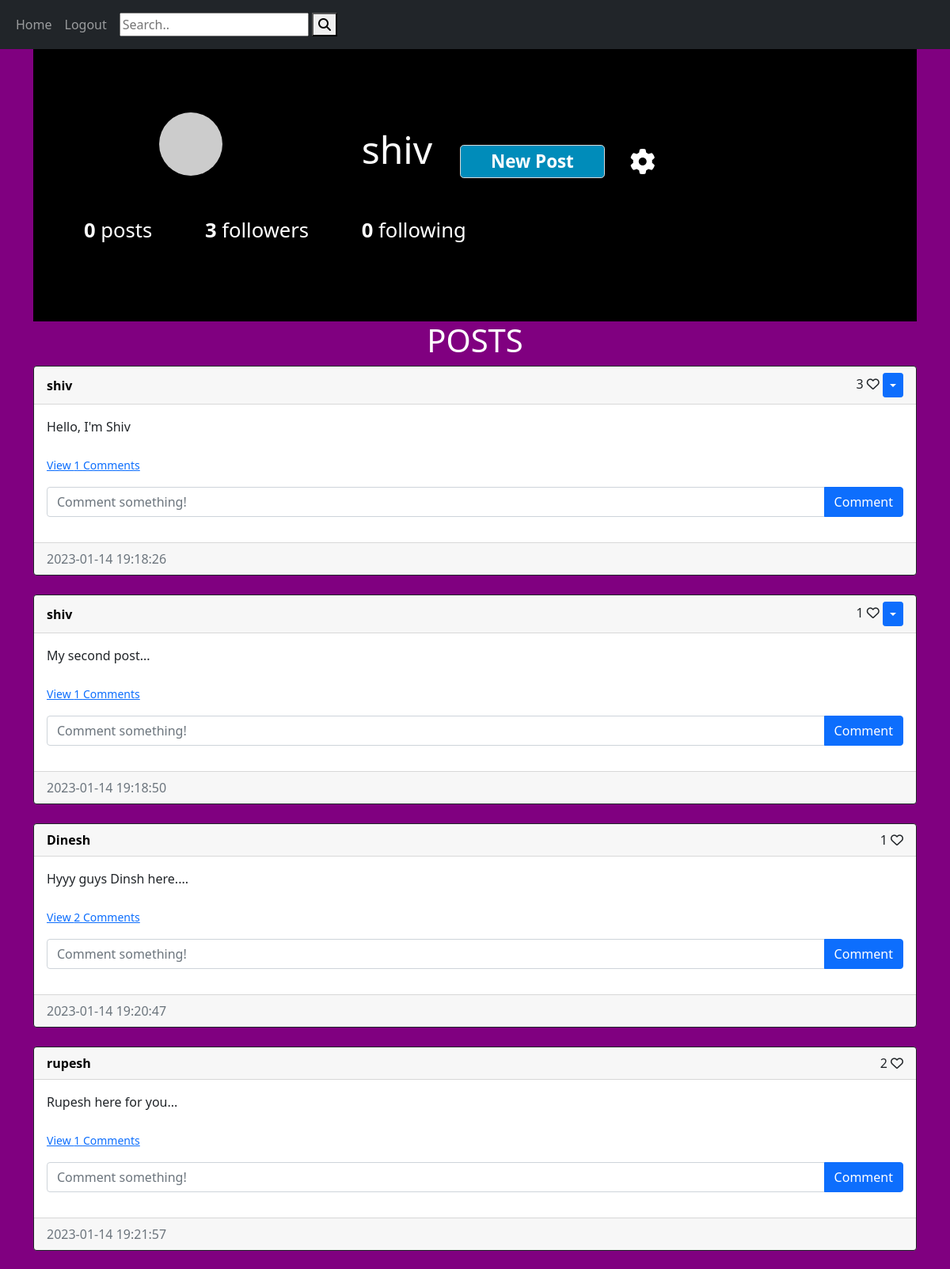
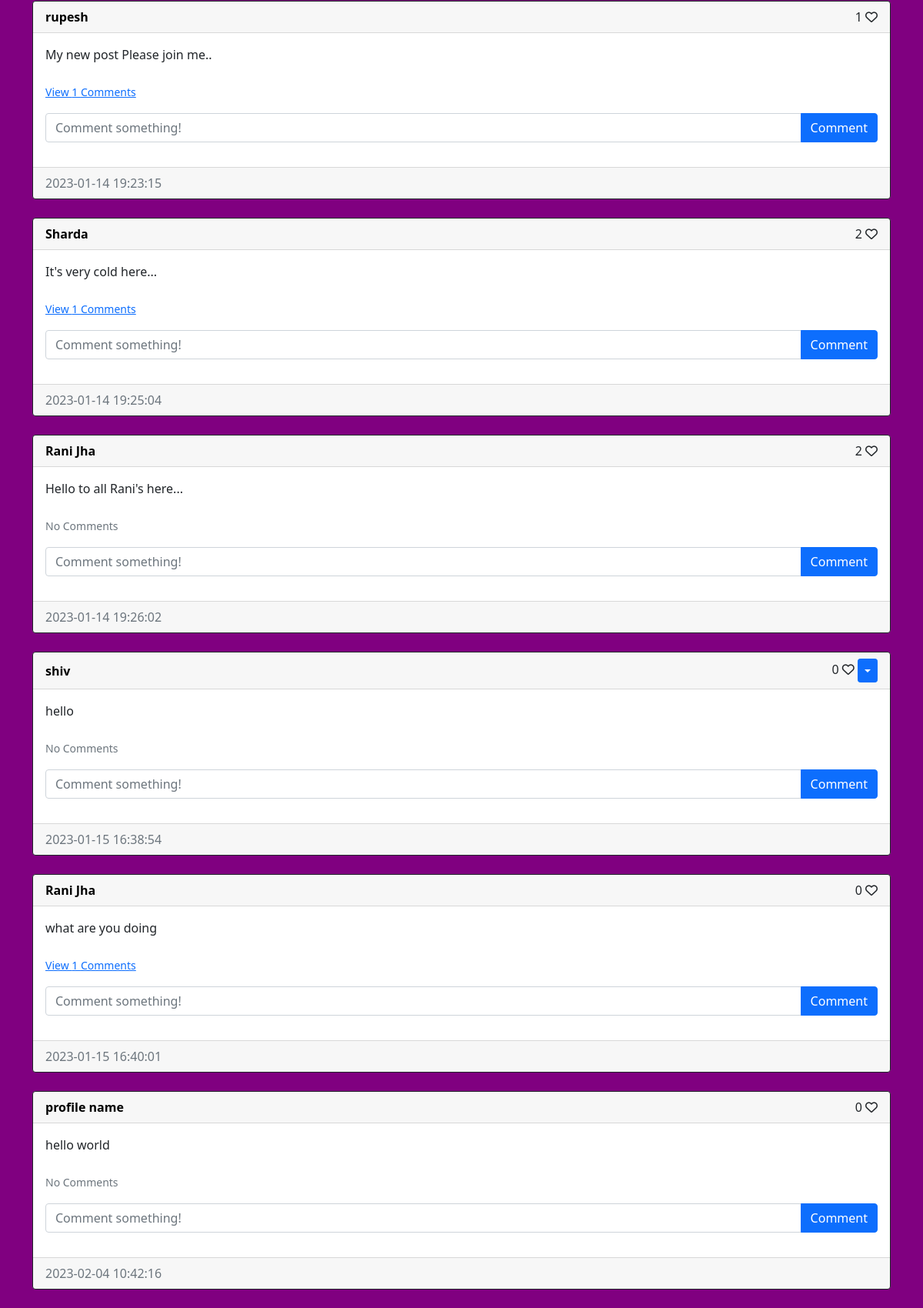
Screenshot of /home (signed in) with the database file from the repository (2 pictures, top to bottom).
### website/models.py (models this page shows, shortened)
class User(db.Model, UserMixin):
    id = db.Column(db.Integer, primary_key=True)
    email = db.Column(db.String(150), index=True, unique=True)
    username = db.Column(db.String(150), index=True, unique=True)
    password = db.Column(db.String(150))
    date_created = db.Column(db.DateTime(timezone=True), default=func.now())
    posts = db.relationship('Post', backref='user', passive_deletes=True)
    comments = db.relationship('Comment', backref='user', passive_deletes=True)
    likes = db.relationship('Like', backref='user', passive_deletes=True)
    followed = db.relationship(
        'User', secondary=followers,
        primaryjoin=(followers.c.follower_id == id),
        secondaryjoin=(followers.c.followed_id == id),
        backref=db.backref('followers', lazy='dynamic'), lazy='dynamic',passive_deletes=True)
    def avatar(self, size):
        digest = md5(self.email.lower().encode('utf-8')).hexdigest()
        return 'https://www.gravatar.com/avatar/{}?d=identicon&s={}'.format(digest, size)
    def is_following(self, user):
        return self.followed.filter( followers.c.followed_id == user.id).count() > 0

class Post(db.Model):
    id = db.Column(db.Integer, primary_key=True)
    text = db.Column(db.Text, nullable=False)
    date_created = db.Column(db.DateTime(timezone=True), default=func.now())
    author = db.Column(db.Integer, db.ForeignKey(
        'user.id', ondelete="CASCADE"), nullable=False)
    comments = db.relationship('Comment', backref='post', passive_deletes=True)
    likes = db.relationship('Like', backref='post', passive_deletes=True)

### website/views.py (the view)
@views.route("/")
@views.route("/home")
@login_required
def home():
    email = request.form.get('email')
    users = User.query.all()
    user = User.query.filter_by(email=email).first()
    my_post = Post.query.filter_by(user=user).all()
    count = len(my_post)
    all_posts = Post.query.all()
    return render_template('home.html', count=count, user=current_user, posts=all_posts, users=users)

### website/__init__.py (called while the page is built)
def create_app():
    app = Flask(__name__)
    app.config['SECRET_KEY'] = "helloworld"
    app.config['SQLALCHEMY_DATABASE_URI'] = f'sqlite:///{DB_NAME}'
    db.init_app(app)
    from .views import views
    from .auth import auth
    app.register_blueprint(views, url_prefix="/")
    app.register_blueprint(auth, url_prefix="/")
    from .models import User, Post, Comment, Like
    with app.app_context():
        db.create_all()
    login_manager = LoginManager()
    login_manager.login_view = "auth.login"
    login_manager.init_app(app)
    @login_manager.user_loader
    def load_user(id):
        return User.query.get(int(id))
    return app

### website/templates/home.html
{% extends "base.html" %}{%block content%}
{% include 'profile_all.html' %}
{% include 'all_posts.html'%}
{%endblock%}

### website/templates/profile_all.html (shortened to what this page needs)
{% block content %}
<header style="font-size: 10px;">
<div class="container" style="max-width: 93.5rem;
margin: 0 auto;
background-color:black;
padding: 0 2rem;">
	<div class="profile" style="padding: 5rem 0;">
		<div class="profile-image" style="float: left;
											 width: calc(33.333% - 1rem);
											 display: flex;
											 justify-content: center;
											 align-items: center;
											 margin-right: 3rem;">
			<img src="{{ user.avatar(150) }}" alt="" style="border-radius: 50%;">
		</div>
		<div class="profile-user-settings" style="margin-top: 1.1rem;">
				<h1 class="profile-user-name" style="display: inline-block;
												 font-size: 3rem;
												 font-weight: 300;"><a style="color:white; text-decoration:none;" href="/profile/{{user.username}}"><b>{{user.username}}</b></a></h1>
				{% if  current_user.is_following(user) and user.username != current_user.username %}
												 <button class="btn profile-edit-btn" style="font-weight: 600; font-size: 1.4rem;
													 line-height: 1.8;
													 border: 0.1rem solid #dbdbdb;
													 border-radius: 0.3rem;
													 padding: 0 2.4rem;
													 background-color: #008CBA;
													 margin-left: 2rem;"><a style="color:white; text-decoration:none;" href="{{url_for('views.unfollow', username=user.username)}}" class='unfollow'>Unfollow</a></button>
				{% else %}
						<button class="btn profile-edit-btn" data-toggle="modal" data-target="#exampleModal" style="font-weight: 600; font-size: 1.4rem;
							line-height: 1.8;
							border: 0.1rem solid #dbdbdb;
							border-radius: 0.3rem;
							padding: 0 2.4rem;
							background-color: #008CBA;
							margin-left: 2rem;"> <a style="color:white; text-decoration:none;" href="{{url_for('views.create_post')}}" class='unfollow'>New Post</a></button>
							<button class="btn profile-settings-btn" aria-label="profile settings"style="font-size: 2rem;margin-left: 1rem;"><a style="color:white;" href="{{url_for('views.profile_update')}}"><i class="fas fa-cog" aria-hidden="true"></i></a></button>
				{%endif%}
		</div>
		<div class="profile-stats" style="margin-top: 2.3rem;">
			<ul>
				<li style="display: inline-block;font-size: 1.6rem;line-height: 1.5;margin-right: 4rem;cursor:pointer;"><a style="text-decoration:none; color:white;" href="/posts/{{user.username}}"><span class="profile-stat-count" style="font-weight: 600;" >{{count}}</span> posts</a></li>
				<li style="display: inline-block;font-size: 1.6rem;line-height: 1.5;margin-right: 4rem;cursor:pointer; color:white;"><span class="profile-stat-count" style="font-weight: 600;  color:white;" id='followers_count'>{{user.followers.count()}}</span> followers</li>
				<li style="margin-right: 0;display: inline-block;font-size: 1.6rem;line-height: 1.5;margin-right: 4rem;cursor:pointer; color:white;"><span class="profile-stat-count" style="font-weight: 600;  color:white;">{{user.followed.count()}}</span> following </li>
			</ul>
		</div>
	</div>
</div>
</header>
{% endblock %}

### website/templates/all_posts.html (shortened to what this page needs)
{% if posts %}
<h1 align="center" style="color:white;">{% block header %}POSTS{% endblock %}</h1>
<div id="posts">
  {% for post in posts %}
  <div class="card border-dark">
    <div class="card-header d-flex justify-content-between align-items-center">
      <b><a  style="color:black; text-decoration:none;" href="/profile/{{post.user.username}}">{{post.user.username}}</a></b>
      <div>
        <span id="likes-count-{{post.id}}">
          {{ post.likes|length }}</span>
          {% if user.id in post.likes|map(attribute="author")|list %}
          <i
            class="fas fa-heart"
            id="like-button-{{post.id}}"
            onclick="like({{post.id}})"
          ></i>
          {% else %}
          <i
            class="far fa-heart"
            id="like-button-{{post.id}}"
            onclick="like({{post.id}})"
          ></i>
          {% endif %}
        {% if user.id == post.author %}
        <div class="btn-group">
          <button
            type="button"
            class="btn btn-sm btn-primary dropdown-toggle"
            data-bs-toggle="dropdown"
          ></button>
        </div>
        {% endif %}
      </div>
    </div>
    <div class="card-body">
      <div class="card-text">{{post.text}}</div>
      <br />
      <p class="card-text">
        {% if post.comments|length > 0 %}
        <a data-bs-toggle="collapse" href="#comments-{{post.id}}" role="button">
          <small>View {{post.comments|length}} Comments</small>
        </a>
        {% else %}
        <small class="text-muted">No Comments</small>
        {% endif %}
      </p>
      <form
        class="input-group mb-3"
        method="POST"
        action="/create-comment/{{post.id}}"
      >
        <input
          type="text"
          id="text"
          name="text"
          class="form-control"
          placeholder="Comment something!"
        />
        <button type="submit" class="btn btn-primary">Comment</button>
      </form>
    </div>
    <div class="card-footer text-muted">{{post.date_created}}</div>
  </div>
  <br/ > {% endfor %}
</div>
{% endif%}

### rows the page displays
User: username "shiv"
Post: user.username "shiv", likes|length "3", text "Hello, I'm Shiv", comments|length "1", date_created "2023-01-14 19:18:26"
Post: user.username "shiv", likes|length "1", text "My second post...", comments|length "1", date_created "2023-01-14 19:18:50"
Post: user.username "Dinesh", likes|length "1", text "Hyyy guys Dinsh here....", comments|length "2", date_created "2023-01-14 19:20:47"
Post: user.username "rupesh", likes|length "2", text "Rupesh here for you...", comments|length "1", date_created "2023-01-14 19:21:57"
Post: user.username "rupesh", likes|length "1", text "My new post Please join me..", comments|length "1", date_created "2023-01-14 19:23:15"
Post: user.username "Sharda", likes|length "2", text "It's very cold here...", comments|length "1", date_created "2023-01-14 19:25:04"
Post: user.username "Rani Jha", likes|length "2", text "Hello to all Rani's here...", shows "No Comments", date_created "2023-01-14 19:26:02"
Post: user.username "shiv", likes|length "0", text "hello", shows "No Comments", date_created "2023-01-15 16:38:54"
Post: user.username "Rani Jha", likes|length "0", text "what are you doing", comments|length "1", date_created "2023-01-15 16:40:01"
Post: user.username "profile name", likes|length "0", text "hello world", shows "No Comments", date_created "2023-02-04 10:42:16"

### other values shown
{{ count }} "0"
{{ user.followers.count() }} "3"
{{ user.followed.count() }} "0"
